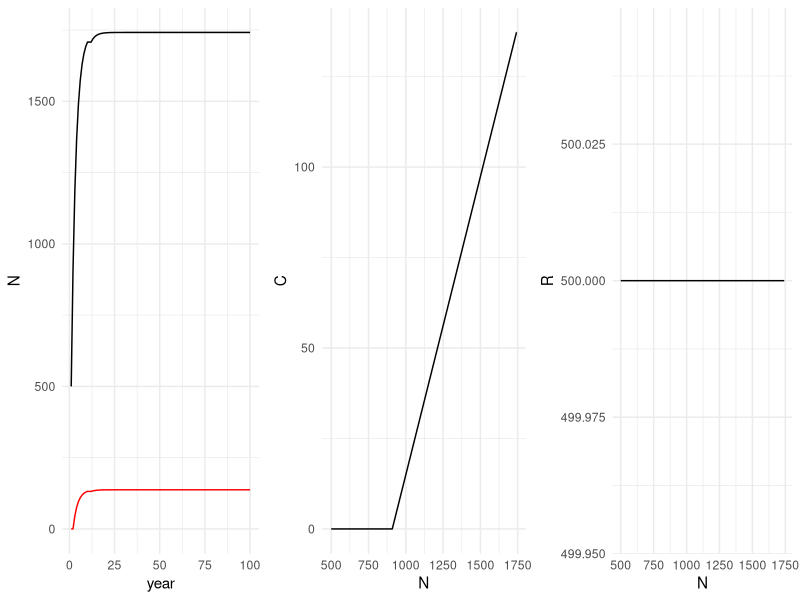
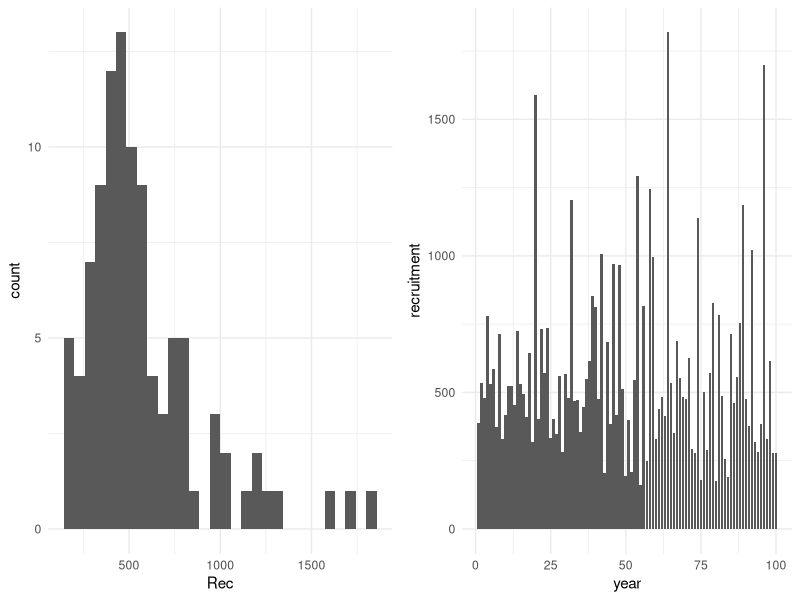
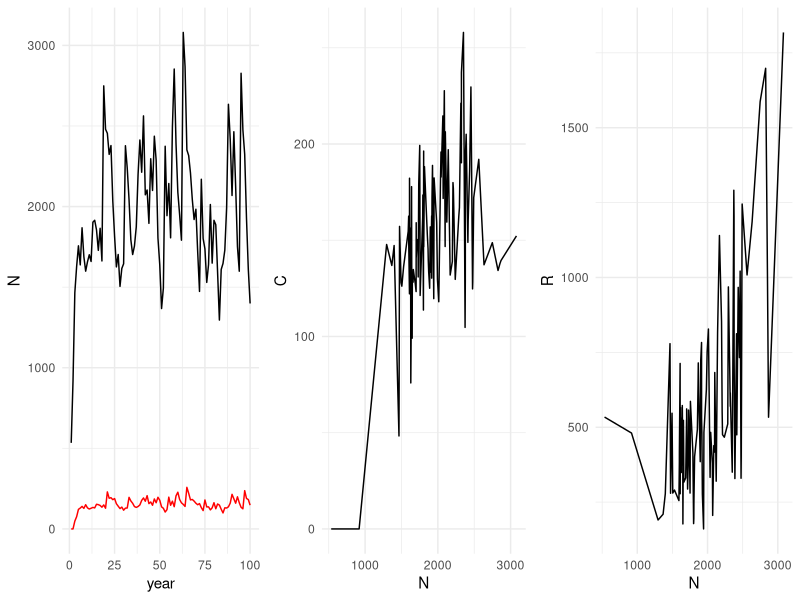
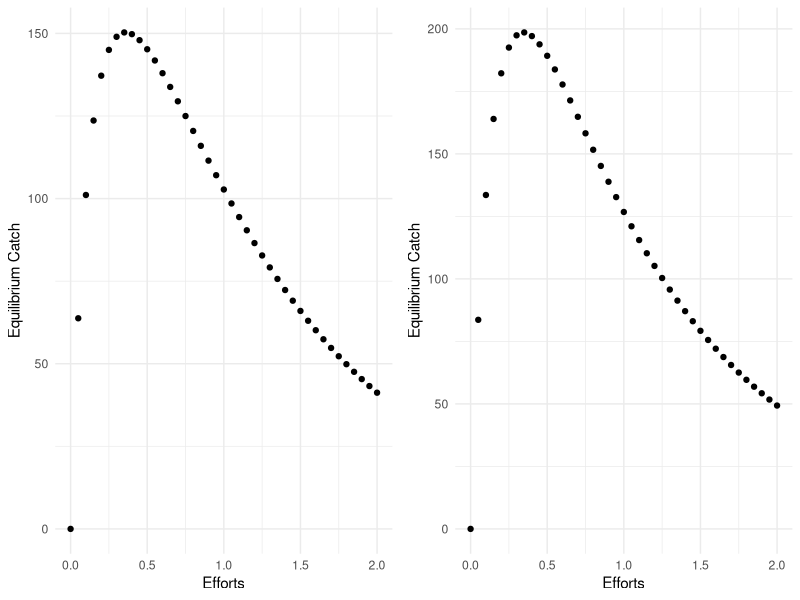
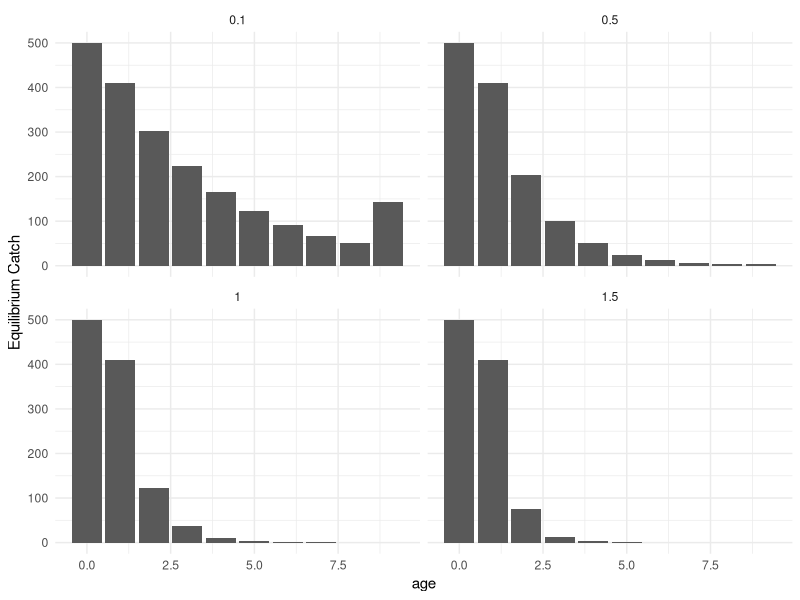
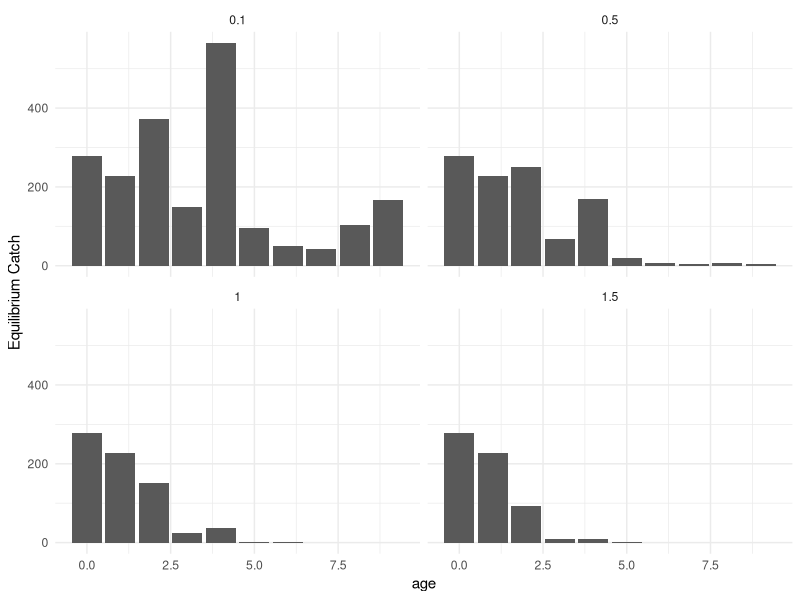
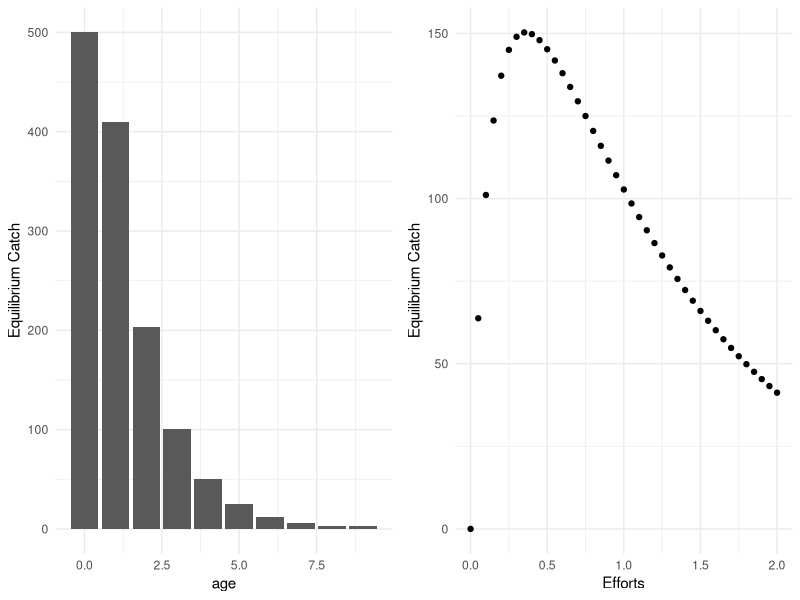
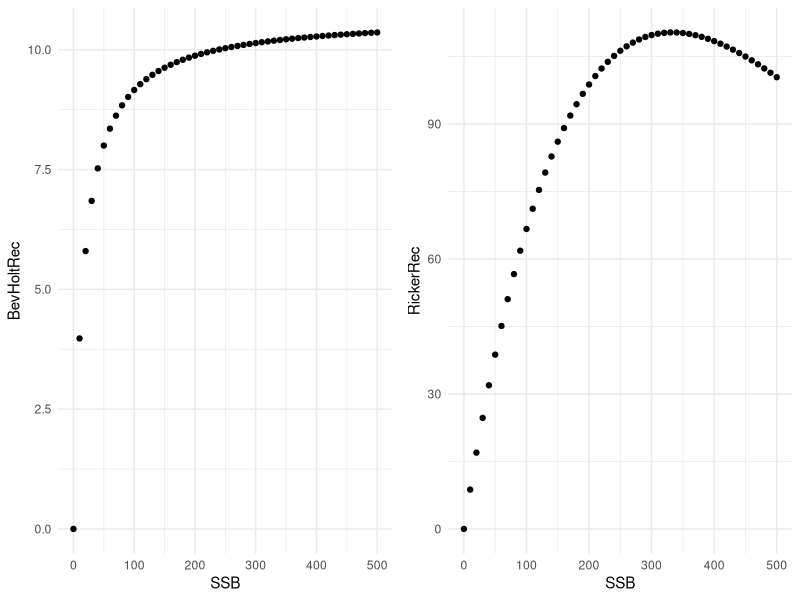

Here is the R script that generated these plots, in order:
## ---- chunk 1
#| label: load-packages
#| include: false

library(tidyverse)
library(palmerpenguins)
theme_set(theme_minimal())
## ---- chunk 2
#age-based model simulation

###-----------------------Exercise 6: Put it all together into an age-structured model---------------------------
###------DO NOT INCLUDE CATCH yet

#First set the model structure
#100 years, ages 0-10
YY <- 100
AA <- 10 + 1
## ---- chunk 3
#natural mortality - these values should be positive
MM <- 0.2

RecC <- rep(500,YY)

## ---- chunk 4

#Set total mortality
ZZ <- MM
#define empty matrix in the right dimensions for saving results
NumbersM<-matrix(nrow = YY, ncol = AA)

#run loop through all ages and years. Each of the 3 types of equations are used.
#run loop through all ages and years. Each of the 3 types of equations are used.
for(i in 2:YY){
  #fishes are born
  NumbersM[i-1,1] <- RecC[i]
  for(j in 2:(AA)){
    #fishes die
    NumbersM[i, j]<-NumbersM[i-1, j-1]*exp(-ZZ*1) #*1 is here because it is one time step
  }
  
  #This bit writes the values in the last column
  if(i>12) {NumbersM[i, AA]<-NumbersM[i-1, AA-1]*exp(-ZZ*1) + NumbersM[i-1, AA]*exp(-ZZ*1)}
}
NumbersM[YY,1] <- RecC[YY]
#View(t(NumbersM))

## ---- chunk 5

### Now: Include Baranov Catch equation:
#F = selectivity*q*effort
#Catch(1979,1980) = N(1979)*F/Z*(1 – exp(-Z*(1980 – 1979)) 

AgeStructModel<-function(Rec, AA=10, Effort = rep(0.2, length(Rec)), qq=1, Sel = c(0,0,rep(1,AA-2))){
	
  FF<-matrix(Sel, nrow = length(Rec), ncol = AA, byrow = TRUE)*qq*matrix(Effort, nrow = length(Rec), ncol = AA)
	
  ZZ <-FF+MM
	
#define empty matrix in the right dimensions for saving results
NumbersM<-matrix(nrow = length(Rec), ncol = AA, data = 0)
CatchNM<-matrix(nrow = length(Rec), ncol = AA, data = 0)

#run loop through all ages and years. Each of the 3 types of equations are used.

  for(i in 2:length(Rec)){
	  
	 #calculate fishing on previous year
	 #because all ages are not available until after the 11th year, we begin calculating catch then

	#fishes are born
	  NumbersM[i-1,1] <- Rec[i] 
	
	  for(j in 2:(AA)){

	  	NumbersM[i, j]<-NumbersM[i-1, j-1]*exp(-ZZ[i-1,j])  
	}
	  
	  if(i>12){NumbersM[i, AA]<-NumbersM[i-1, AA-1]*exp(-ZZ[i-1,j]) + NumbersM[i-1, AA]*exp(-ZZ[i-1,AA])} 
	  
	  CatchNM[i,]<-NumbersM[i,]*FF[i,]/ZZ[i,]*(1-exp(-ZZ[i,]))
  }
  
#fishes are born
NumbersM[length(Rec),1] <- Rec[length(Rec)]

	return(list(NumbersM, CatchNM))
	}
NumbersResults<-AgeStructModel(RecC)[[1]]
CatchResults<-AgeStructModel(RecC)[[2]]

p1 <- tibble(year = 1:YY, N=apply(NumbersResults, 1, sum), C = apply(CatchResults, 1, sum)) %>% ggplot(aes(year, N)) + geom_line() + geom_line(aes(year, C), color = 'red')

p2 <- tibble(year = 1:YY, N=apply(NumbersResults, 1, sum), C = apply(CatchResults, 1, sum)) %>% ggplot(aes(N, C)) + geom_line() 

p3 <- tibble(R=NumbersResults[,1], N=apply(NumbersResults, 1, sum), C = apply(CatchResults, 1, sum)) %>% ggplot(aes(N, R)) + geom_line() 

gridExtra::grid.arrange(p1, p2, p3, ncol = 3)


## ---- chunk 6
set.seed(100)
Rec <- rep(500,YY)*rlnorm(n = YY, sd = 0.5) 
Rec
set.seed(100)
exp(log(500) + rnorm(n = YY)) #notice that this form of the equation is the same as above

p1 <- tibble(Rec) %>% ggplot(aes(Rec)) + geom_histogram()

p2 <- tibble(year = 1:YY, recruitment = Rec) %>%  ggplot(aes(year, recruitment)) + geom_col()


gridExtra::grid.arrange(p1, p2, ncol = 2)
## ---- chunk 7
NumbersResults<-AgeStructModel(Rec)[[1]]
CatchResults<-AgeStructModel(Rec)[[2]]

#View(NumbersResults)
#View(t(CatchResults))

## ---- chunk 8
p1 <- tibble(year = 1:YY, N=apply(NumbersResults, 1, sum), C = apply(CatchResults, 1, sum)) %>% ggplot(aes(year, N)) + geom_line() + geom_line(aes(year, C), color = 'red')

p2 <- tibble(year = 1:YY, N=apply(NumbersResults, 1, sum), C = apply(CatchResults, 1, sum)) %>% ggplot(aes(N, C)) + geom_line() 

p3 <- tibble(R=NumbersResults[,1], N=apply(NumbersResults, 1, sum), C = apply(CatchResults, 1, sum)) %>% ggplot(aes(N,R)) + geom_line() 

gridExtra::grid.arrange(p1, p2, p3, ncol = 3)
## ---- chunk 9

#CONSTANT RECRUITMENT
Efforts<-seq(0, 2, 0.05)
EquilCatchC<-vector(length = length(Efforts), mode = "numeric")
for(j in 1:length(Efforts)){
	results<-AgeStructModel(RecC, Effort = Efforts[j])
	CatchResults<-apply(results[[2]], 1, sum, na.rm=T)
	EquilCatchC[j]<-CatchResults[99]
	}

p_RecC <- tibble(EquilCatchC, Efforts) %>% ggplot(aes(Efforts, EquilCatchC)) + geom_point() + ylab("Equilibrium Catch")

#Variable RECRUITMENT
Efforts<-seq(0, 2, 0.05)
EquilCatch<-vector(length = length(Efforts), mode = "numeric")
for(j in 1:length(Efforts)){
	results<-AgeStructModel(Rec, Effort = Efforts[j])
	CatchResults<-apply(results[[2]], 1, sum, na.rm=T)
	EquilCatch[j]<-CatchResults[99]
	}

p_Rec <- tibble(EquilCatch, Efforts) %>% ggplot(aes(Efforts, EquilCatch)) + geom_point() + ylab("Equilibrium Catch")

gridExtra::grid.arrange(p_RecC, p_Rec, ncol = 2)

#We made this model piecewise - by estimating relationships separately, then putting them into a model. The other method would be to estimate all parameters at once, given you have enough data. List the parameters you might expect to estimate in a statistical catch-at-age model. What data could be used to compare to the predictions?


## ---- chunk 10

#CONSTANT RECRUITMENT
Efforts<-seq(0, 2, 0.05)
NumberResults <- NULL
EquilCatch<-vector(length = length(Efforts), mode = "numeric")
for(j in 1:length(Efforts)){
	results<-AgeStructModel(RecC, Effort = Efforts[j])
	NumberResults[[j]]<-results[[1]][99,] %>% as.matrix() %>% t(.) %>% as.data.frame()
	CatchResults<-apply(results[[2]], 1, sum, na.rm=T)
	EquilCatch[j]<-CatchResults[99]
	}

bind_rows(NumberResults) %>%
  mutate(effort = Efforts) %>% 
  gather(value = 'numbers', key = 'age', -effort) %>% 
  mutate(age = gsub('V','',age) %>% as.numeric(.)-1 ) %>% 
  filter(effort %in% c(0.1, 0.5, 1, 1.5, 1.9)) %>% 
  group_by(effort) %>% 
  ggplot(aes(age,numbers)) + geom_col() + ylab("Equilibrium Catch") + facet_wrap(~effort)

#What happens to the age distributions as effort increases?
## ---- chunk 11

#VARIABLE RECRUITMENT
Efforts<-seq(0, 2, 0.05)
NumberResults <- NULL
EquilCatch<-vector(length = length(Efforts), mode = "numeric")
for(j in 1:length(Efforts)){
	results<-AgeStructModel(Rec, Effort = Efforts[j])
	NumberResults[[j]]<-results[[1]][99,] %>% as.matrix() %>% t(.) %>% as.data.frame()
	CatchResults<-apply(results[[2]], 1, sum, na.rm=T)
	EquilCatch[j]<-CatchResults[99]
	}

bind_rows(NumberResults) %>%
  mutate(effort = Efforts) %>% 
  gather(value = 'numbers', key = 'age', -effort) %>% 
  mutate(age = gsub('V','',age) %>% as.numeric(.)-1 ) %>% 
  filter(effort %in% c(0.1, 0.5, 1, 1.5, 1.9)) %>% 
  group_by(effort) %>% 
  ggplot(aes(age,numbers)) + geom_col() + ylab("Equilibrium Catch") + facet_wrap(~effort)

#Does high recruitment variability have an effect on our interpretation?
## ---- chunk 12

#CONSTANT RECRUITMENT
Efforts<-seq(0, 2, 0.05)
NumberResults <- NULL
EquilCatch<-vector(length = length(Efforts), mode = "numeric")
for(j in 1:length(Efforts)){
	results<-AgeStructModel(RecC, Effort = Efforts[j])
	NumberResults[[j]]<-results[[1]][99,] %>% as.matrix() %>% t(.) %>% as.data.frame()
	CatchResults<-apply(results[[2]], 1, sum, na.rm=T)
	EquilCatch[j]<-CatchResults[99]
	}

pdist <- bind_rows(NumberResults) %>%
  mutate(effort = Efforts) %>% 
  gather(value = 'numbers', key = 'age', -effort) %>% 
  mutate(age = gsub('V','',age) %>% as.numeric(.)-1 ) %>% 
  filter(effort %in% c(0.5)) %>% 
  group_by(effort) %>% 
  ggplot(aes(age,numbers)) + geom_col() + ylab("Equilibrium Catch")# + facet_wrap(~effort)

pc <- tibble(EquilCatch, Efforts) %>% ggplot(aes(Efforts, EquilCatch)) + geom_point() + ylab("Equilibrium Catch")

gridExtra::grid.arrange(pdist,pc,ncol = 2)

#We made this model piecewise - by estimating relationships separately, then putting them into a model. The other method would be to estimate all parameters at once, given you have enough data. List the parameters you might expect to estimate in a statistical catch-at-age model. What data could be used to compare to the predictions?


## ---- chunk 13

	alpha<-0.632
	beta<-0.059
	SSB <- seq(0,500,10)
	BevHoltRec<-alpha*SSB/(1+beta*SSB)
	p1 <- tibble(SSB, BevHoltRec) %>%  ggplot(aes(SSB, BevHoltRec)) + geom_point()

	alpha<-0.9
	beta<-0.003
	RickerRec<-alpha*SSB*exp(-beta*SSB)
	p2 <- tibble(SSB, RickerRec) %>%  ggplot(aes(SSB, RickerRec)) + geom_point()

gridExtra::grid.arrange(p1, p2, ncol = 2)
